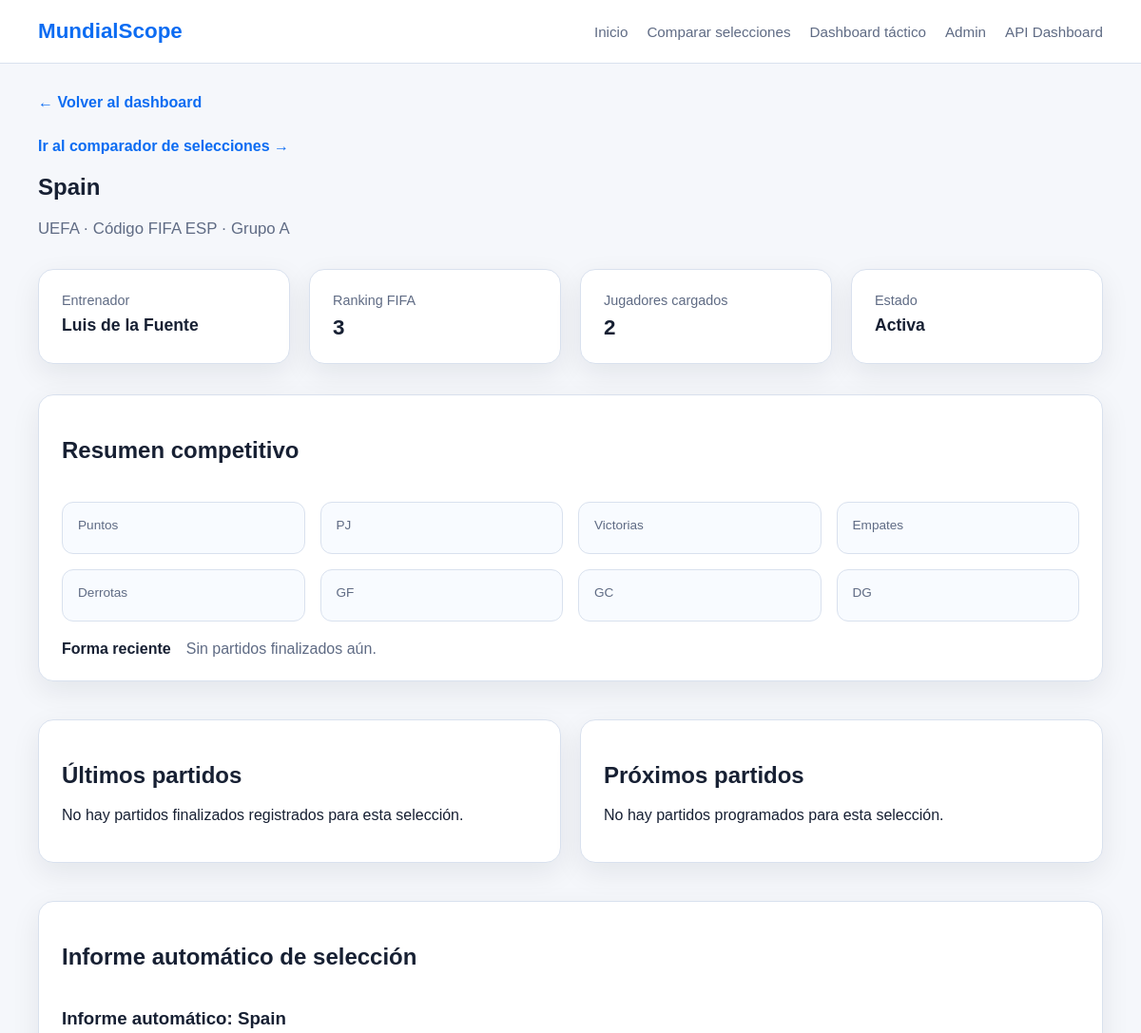
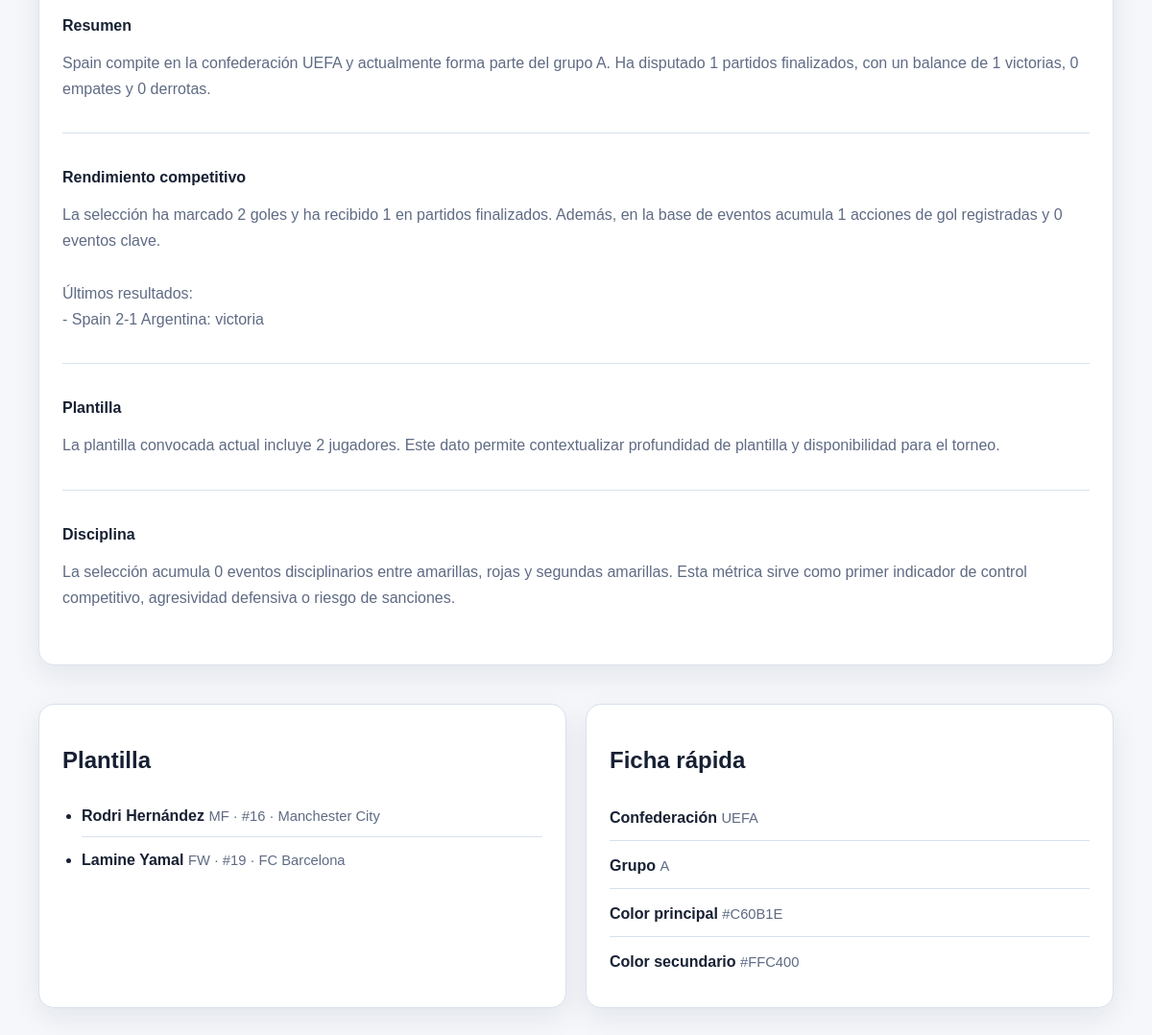
/teams/1/, run on the app's committed database (2 pictures, top to bottom).
### teams/models.py (models this page shows, shortened)
class Team(models.Model):
    class Confederation(models.TextChoices):
        UEFA = "UEFA", "UEFA"
        CONMEBOL = "CONMEBOL", "CONMEBOL"
        CONCACAF = "CONCACAF", "CONCACAF"
        CAF = "CAF", "CAF"
        AFC = "AFC", "AFC"
        OFC = "OFC", "OFC"
    name = models.CharField(max_length=100, unique=True)
    fifa_code = models.CharField(max_length=3, unique=True)
    confederation = models.CharField(max_length=10, choices=Confederation.choices)
    coach = models.CharField(max_length=100, blank=True)
    fifa_ranking = models.PositiveIntegerField(null=True, blank=True)
    group = models.CharField(max_length=1, blank=True)
    primary_color = models.CharField(max_length=7, blank=True)
    secondary_color = models.CharField(max_length=7, blank=True)
    is_active = models.BooleanField(default=True)
    class Meta:
        ordering = ["name"]

class TeamReport(models.Model):
    team = models.OneToOneField(
        "teams.Team",
        on_delete=models.CASCADE,
        related_name="report"
    )
    title = models.CharField(max_length=255)
    slug = models.SlugField(max_length=255, unique=True)
    summary = models.TextField(blank=True)
    performance_overview = models.TextField(blank=True)
    squad_notes = models.TextField(blank=True)
    discipline_notes = models.TextField(blank=True)
    generated_at = models.DateTimeField(auto_now=True)
    is_auto_generated = models.BooleanField(default=True)
    ai_headline = models.CharField(max_length=255, blank=True)
    ai_summary = models.TextField(blank=True)
    ai_tactical_profile = models.TextField(blank=True)
    ai_priority_alerts = models.TextField(blank=True)
    class Meta:
        ordering = ["team__name"]

### players/models.py (models this page shows, shortened)
class Player(models.Model):
    class Position(models.TextChoices):
        GOALKEEPER = "GK", "Goalkeeper"
        DEFENDER = "DF", "Defender"
        MIDFIELDER = "MF", "Midfielder"
        FORWARD = "FW", "Forward"
    team = models.ForeignKey(
        "teams.Team",
        on_delete=models.CASCADE,
        related_name="players",
    )
    first_name = models.CharField(max_length=60)
    last_name = models.CharField(max_length=60)
    shirt_number = models.PositiveIntegerField(null=True, blank=True)
    position = models.CharField(max_length=2, choices=Position.choices)
    date_of_birth = models.DateField(null=True, blank=True)
    club = models.CharField(max_length=100, blank=True)
    market_value = models.DecimalField(max_digits=12, decimal_places=2, null=True, blank=True)
    is_called_up = models.BooleanField(default=True)
    class Meta:
        ordering = ["last_name", "first_name"]
        unique_together = ("team", "shirt_number")

### teams/views.py (the view)
# urls.py: path("<int:pk>/", TeamDetailPageView.as_view(), name="team-page-detail"),
class TeamDetailPageView(DetailView):
    model = Team
    template_name = "teams/team_detail.html"
    context_object_name = "team"
    def get_queryset(self):
        return Team.objects.prefetch_related("players")
    def get_context_data(self, **kwargs):
        context = super().get_context_data(**kwargs)
        players = self.object.players.all().order_by("position", "last_name", "first_name")
        context["players"] = players
        context["called_up_count"] = players.filter(is_called_up=True).count()
        context["team_report"] = generate_team_report(self.object)
        return context

### ai/services.py (called while the page is built, shortened)
def generate_structured_football_analysis(prompt, schema):
    if not settings.ENABLE_AI_ANALYSIS:
        raise AIServiceError("La IA está desactivada en la configuración.")

### teams/ai_report_services.py (called while the page is built)
def build_team_ai_prompt(team, summary_data):
    return f"""
Eres un analista táctico profesional especializado en selecciones nacionales.
Analiza esta selección del Mundial en español, de forma clara y concreta.

SELECCIÓN:
- Nombre: {team.name}
- Confederación: {team.confederation}
- Grupo: {team.group or "Sin grupo"}

DATOS:
- Partidos jugados: {summary_data["played"]}
- Victorias: {summary_data["wins"]}
- Empates: {summary_data["draws"]}
- Derrotas: {summary_data["losses"]}
- Goles a favor: {summary_data["goals_for"]}
- Goles en contra: {summary_data["goals_against"]}
- Eventos clave: {summary_data["key_events"]}
- Tarjetas: {summary_data["cards"]}

Devuelve una lectura estructurada.
""".strip()

def generate_team_ai_analysis(team, summary_data):
    schema = {
        "type": "object",
        "properties": {
            "headline": {"type": "string"},
            "summary": {"type": "string"},
            "tactical_profile": {"type": "string"},
            "priority_alerts": {
                "type": "array",
                "items": {"type": "string"},
                "minItems": 3,
                "maxItems": 5
            }
        },
        "required": ["headline", "summary", "tactical_profile", "priority_alerts"],
        "additionalProperties": False
    }
    prompt = build_team_ai_prompt(team, summary_data)
    return generate_structured_football_analysis(prompt, schema)

### teams/report_services.py (called while the page is built)
def get_team_matches(team):
    matches = Match.objects.filter(
        home_team=team
    ) | Match.objects.filter(
        away_team=team
    )
    return matches.select_related("home_team", "away_team", "tournament").order_by("-match_date").distinct()

### templates/teams/team_detail.html (shortened to what this page needs)
{% extends "base.html" %}
{% block content %}
<section class="page-header">
    <a class="back-link" href="/">← Volver al dashboard</a>
    <p class="section-link">
        <a href="{% url 'teams:team-compare' %}">Ir al comparador de selecciones →</a>
    </p>
    <h1>{{ team.name }}</h1>
    <p class="hero-text">
        {{ team.confederation }} · Código FIFA {{ team.fifa_code }}
        {% if team.group %}· Grupo {{ team.group }}{% endif %}
    </p>
</section>
<section class="kpi-grid team-kpis">
    <article class="card kpi-card">
        <span class="kpi-label">Entrenador</span>
        <strong class="kpi-value small">{{ team.coach|default:"No disponible" }}</strong>
    </article>
    <article class="card kpi-card">
        <span class="kpi-label">Ranking FIFA</span>
        <strong class="kpi-value">{{ team.fifa_ranking|default:"-" }}</strong>
    </article>
    <article class="card kpi-card">
        <span class="kpi-label">Jugadores cargados</span>
        <strong class="kpi-value">{{ team.players.count }}</strong>
    </article>
    <article class="card kpi-card">
        <span class="kpi-label">Estado</span>
        <strong class="kpi-value small">
            {% if team.is_active %}Activa{% else %}Inactiva{% endif %}
        </strong>
    </article>
</section>
{% include "teams/partials/stats_summary.html" %}
<section class="content-grid team-detail-grid">
    {% include "teams/partials/recent_matches.html" %}
    {% include "teams/partials/upcoming_matches.html" %}
</section>
<section class="card standings-section">
    <div class="section-header">
        <h2>Informe automático de selección</h2>
    </div>
    {% if team_report %}
        <div class="report-block">
            <h3>{{ team_report.title }}</h3>
            <div class="report-section">
                <h4>Resumen</h4>
                <p>{{ team_report.summary|linebreaksbr }}</p>
            </div>
            <div class="report-section">
                <h4>Rendimiento competitivo</h4>
                <p>{{ team_report.performance_overview|linebreaksbr }}</p>
            </div>
            <div class="report-section">
                <h4>Plantilla</h4>
                <p>{{ team_report.squad_notes|linebreaksbr }}</p>
            </div>
            <div class="report-section">
                <h4>Disciplina</h4>
                <p>{{ team_report.discipline_notes|linebreaksbr }}</p>
            </div>
        </div>
    {% else %}
        <p>No hay informe disponible todavía para esta selección.</p>
    {% endif %}
</section>
<section class="content-grid team-detail-grid">
    <div class="card">
        <h2>Plantilla</h2>
        {% if team.players.all %}
            <ul class="player-list">
                {% for player in team.players.all %}
                    <li>
                        <a href="{% url 'players:player-page-detail' player.pk %}">
                            <strong>{{ player.first_name }} {{ player.last_name }}</strong>
                        </a>
                        <span>
                            {{ player.position }}{% if player.shirt_number %} · #{{ player.shirt_number }}{% endif %}
                            {% if player.club %} · {{ player.club }}{% endif %}
                        </span>
                    </li>
                {% endfor %}
            </ul>
        {% else %}
            <p>No hay jugadores asociados a esta selección.</p>
        {% endif %}
    </div>
    <div class="card">
        <h2>Ficha rápida</h2>
        <ul class="team-list">
            <li><strong>Confederación </strong><span>{{ team.confederation }}</span></li>
            <li><strong>Grupo </strong><span>{{ team.group|default:"-" }}</span></li>
            <li><strong>Color principal </strong><span>{{ team.primary_color|default:"-" }}</span></li>
            <li><strong>Color secundario </strong><span>{{ team.secondary_color|default:"-" }}</span></li>
        </ul>
    </div>
</section>
{% endblock %}

### static/css/styles.css (style rules this page uses)
:root { --bg: #f5f7fb; --surface: #ffffff; --text: #172033; --muted: #5f6b84; --border: #d9e1ee; --primary: #0c6cf2; --primary-dark: #0a56c2; --shadow: 0 10px 30px rgba(15, 23, 42, 0.08); --radius: 16px; --container: 1120px; }
* { box-sizing: border-box; }
body { margin: 0; font-family: Arial, sans-serif; background: var(--bg); color: var(--text); }
a { color: inherit; text-decoration: none; }
.hero-text { max-width: 720px; color: var(--muted); font-size: 1.05rem; }
.kpi-grid { display: grid; grid-template-columns: repeat(4, 1fr); gap: 20px; margin-bottom: 32px; }
.content-grid { display: grid; grid-template-columns: 1.4fr 1fr; gap: 20px; margin-bottom: 40px; }
.card { background: var(--surface); border: 1px solid var(--border); border-radius: var(--radius); padding: 24px; box-shadow: var(--shadow); }
.kpi-card { display: flex; flex-direction: column; gap: 8px; }
.kpi-label { font-size: 0.9rem; color: var(--muted); }
.kpi-value { font-size: 1.4rem; }
.match-list, .team-list { list-style: none; padding: 0; margin: 0; }
.match-list li, .team-list li { padding: 14px 0; border-bottom: 1px solid var(--border); }
.match-list li:last-child, .team-list li:last-child { border-bottom: none; }
.match-list span, .team-list span { display: inline-block; margin-top: 4px; color: var(--muted); font-size: 0.92rem; }
.page-header { margin-bottom: 32px; }
.back-link { display: inline-block; margin-bottom: 12px; color: var(--primary); font-weight: 600; }
.dashboard-main-grid, .dashboard-secondary-grid, .team-detail-grid { grid-template-columns: 1fr 1fr; }
.ranking-list, .player-list { margin: 0; padding-left: 20px; }
.ranking-list li, .player-list li { padding: 12px 0; border-bottom: 1px solid var(--border); }
.ranking-list li:last-child, .player-list li:last-child { border-bottom: none; }
.player-list span, .ranking-list span { display: inline-block; margin-top: 4px; color: var(--muted); font-size: 0.92rem; }
.kpi-value.small { font-size: 1.1rem; }
.team-kpis { margin-bottom: 32px; }
.section-link { margin-top: 16px; }
.section-link a { color: var(--primary); font-weight: 600; }
.standings-section { margin-bottom: 40px; }
.section-header { display: flex; justify-content: space-between; align-items: center; gap: 16px; margin-bottom: 20px; }
.report-block h3 { margin-top: 0; margin-bottom: 20px; }
.report-section { padding: 16px 0; border-top: 1px solid var(--border); }
.report-section:first-of-type { border-top: none; padding-top: 0; }
.report-section h4 { margin-bottom: 10px; color: var(--text); }
.report-section p { color: var(--muted); line-height: 1.7; }

### data on the page
Team: name "Spain", confederation "UEFA", fifa_code "ESP", group "A", coach "Luis de la Fuente", fifa_ranking "3", players.count "2", primary_color "#C60B1E", secondary_color "#FFC400"
TeamReport: title "Informe automático: Spain", summary "Spain compite en la confederación UEFA y actualmente forma parte del grupo A. Ha disputado 1 partidos finalizados, con un balance de 1 victorias, 0 empates y 0 derrotas.", performance_overview "La selección ha marcado 2 goles y ha recibido 1 en partidos finalizados. Además, en la base de eventos acumula 1 acciones de gol registradas y 0 eventos clave. Últimos resultados: - Spain 2-1 Argentina: victoria", squad_notes "La plantilla convocada actual incluye 2 jugadores. Este dato permite contextualizar profundidad de plantilla y disponibilidad para el torneo.", discipline_notes "La selección acumula 0 eventos disciplinarios entre amarillas, rojas y segundas amarillas. Esta métrica sirve como primer indicador de control competitivo, agresividad defensiva o riesgo de sanciones."
Player: first_name "Rodri", last_name "Hernández", position "MF", shirt_number "16", club "Manchester City"
Player: first_name "Lamine", last_name "Yamal", position "FW", shirt_number "19", club "FC Barcelona"
